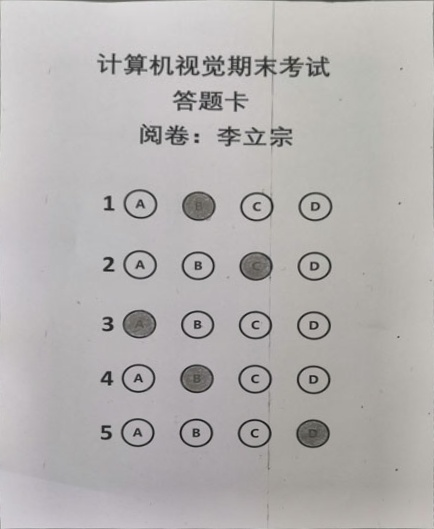
#> input picture code_40/06answer_card_identification/corrected_b.jpg, 434 x 529 px, found by its file name
$ python extract_choice.py
#> lines starting #> are read from the running program, lines starting #| are printed output that depends on the picture; after the words box and inside, x2 and y2 are one past the last pixel; in counts of white or black regions, pixels touching at a corner belong together
#用于提取整张答题卡的选项并按照题目分组
import cv2
import numpy as np

img=cv2.imread('F:/PythonProject/Images_Process/ComputeVersion_40/06answer_card_identification/corrected_b.jpg',1)
#> img is the input picture: shape (529, 434, 3); mean B, G, R 176.8, 177.5, 180.4
cv2.imshow('original',img)
# 图像预处理
gray=cv2.cvtColor(img,cv2.COLOR_BGR2GRAY)
# gaussian=cv2.GaussianBlur(gray,(5,5),0)
ret,binary=cv2.threshold(gray,0,255,cv2.THRESH_BINARY_INV|cv2.THRESH_OTSU)
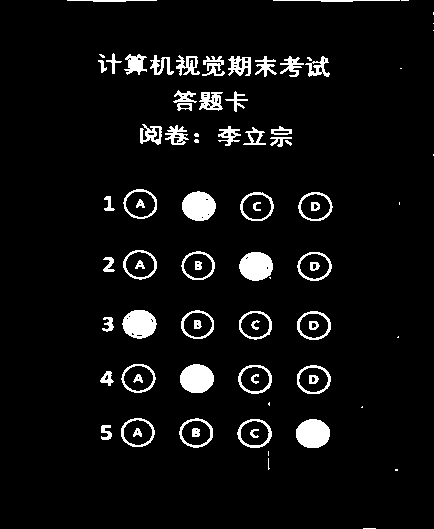
#> binary: shape (529, 434); 5.7% white; 82 white regions (19 under 20 px)
#> ret = 137
cnts,h=cv2.findContours(binary,cv2.RETR_EXTERNAL,cv2.CHAIN_APPROX_SIMPLE)
#> cnts = 67 contours, 20 with area under 20; largest, box (x1, y1, x2, y2) and area: (123, 189, 157, 219) 754, (237, 419, 272, 448) 748, (297, 365, 331, 394) 748, (298, 192, 333, 221) 746, (296, 419, 330, 448) 745; h = 67 rows, first 6: [1, -1, -1, -1], [2, 0, -1, -1], [3, 1, -1, -1], [4, 2, -1, -1], [5, 3, -1, -1], [6, 4, -1, -1]
print('共找到',len(cnts),'个轮廓')
#| 共找到 67 个轮廓
options=[]
image=img.copy()
sorted_img=img.copy()
for (i,ci) in enumerate(cnts):
    x,y,w,h=cv2.boundingRect(ci)#获取轮廓的矩形包围框
    ar=w/float(h) #计算纵横比，w宽度，h高度
    if  w>=25 and h >=25 and ar>=0.6 and ar<=1.3:
        options.append(ci)
        cv2.putText(image,str(i),(x-1,y-5),cv2.FONT_HERSHEY_PLAIN,1,(255,0,0),1)
#> this loop made 67 passes
#> (x, y, w, h, ar) on passes 5, 6, 7, 8, 9, 12, 13, 14, 15, 16, 18, 19: (101, 425, 11, 15, 0.733), (296, 419, 34, 29, 1.17), (237, 419, 35, 29, 1.21), (179, 418, 34, 30, 1.13), (121, 418, 34, 29, 1.17), (100, 371, 14, 15, 0.933), (297, 365, 34, 29, 1.17), (238, 365, 34, 29, 1.17), (180, 364, 34, 29, 1.17), (121, 364, 35, 29, 1.21), (102, 317, 12, 15, 0.8), (297, 311, 34, 29, 1.17)
#> (ci, x, y, w, h, ar) on passes 1, 2, 3, 4, 10, 11: ([[363, 528], [375, 528]], 363, 528, 13, 1, 13), ([[395, 469], [395, 470], [397, 470], [397, 469]], 395, 469, 3, 2, 1.5), ([[268, 458], [268, 469], [269, 468], [268, 467]], 268, 458, 2, 12, 0.167), ([[268, 451], [268, 455]], 268, 451, 1, 5, 0.2), ([[362, 406], [361, 407], [362, 407]], 361, 406, 2, 2, 1), ([[269, 402], [268, 403], [268, 404], [269, 405]], 268, 402, 2, 4, 0.5)
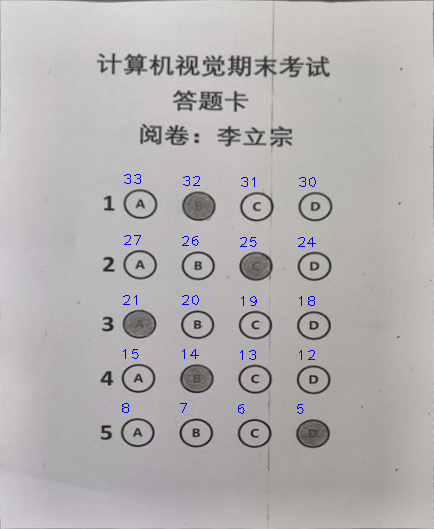
#> image: shape (529, 434, 3); 0.32% of pixels changed, all inside (x1, y1, x2, y2) = (122, 174, 316, 414)
#> after the loop, options = 20 contours; largest, box (x1, y1, x2, y2) and area: (123, 189, 157, 219) 754, (237, 419, 272, 448) 748, (297, 365, 331, 394) 748, (298, 192, 333, 221) 746, (296, 419, 330, 448) 745
print('共找到',len(options),'个符合条件的轮廓')
#| 共找到 20 个符合条件的轮廓
cv2.drawContours(image,options,-1,(0,0,255),1)
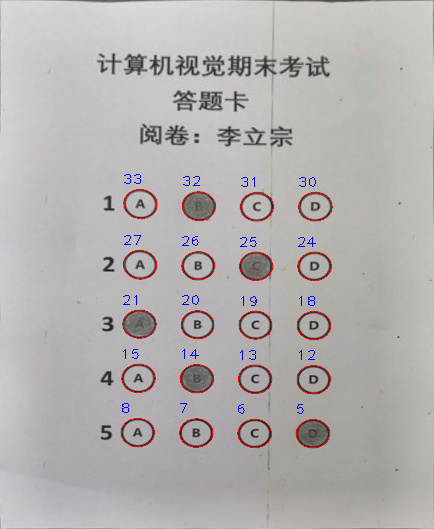
#> image: shape (529, 434, 3); 0.77% of pixels changed, all inside (x1, y1, x2, y2) = (121, 189, 333, 448)
cv2.imshow('random_image',image)#选项无序时的图像
#将选项按照从上到下、从左到右的排序
boundingBoxes=[cv2.boundingRect(c) for c in options]
#> boundingBoxes = 20 items, first 6: (296, 419, 34, 29), (237, 419, 35, 29), (179, 418, 34, 30), (121, 418, 34, 29), (297, 365, 34, 29), (238, 365, 34, 29)
(options,boundingBoxes)=zip(*sorted(zip(options,boundingBoxes),key=lambda b:b[1][1],reverse=False))#从上到下排序
#> options = 20 contours; largest, box (x1, y1, x2, y2) and area: (123, 189, 157, 219) 754, (237, 419, 272, 448) 748, (297, 365, 331, 394) 748, (298, 192, 333, 221) 746, (297, 252, 332, 281) 745; boundingBoxes = 20 items, first 6: (123, 189, 34, 30), (182, 191, 34, 30), (298, 192, 35, 29), (240, 192, 34, 29), (123, 250, 34, 30), (181, 251, 34, 29)
for (tn,i) in enumerate(np.arange(0,len(options),4)):
    boundingBox=[cv2.boundingRect(c) for c in options[i:i+4]]
    (cnt,boundingBox)=zip(*sorted(zip(options[i:i+4],boundingBox),key=lambda b:b[1][0],reverse=False))#从左到右排序
    mask=np.zeros(shape=img.shape,dtype=np.uint8)
    for (n,ni) in enumerate(cnt):
        x,y,w,h=cv2.boundingRect(ni)
        cv2.putText(sorted_img,str(n+i),(x-1,y-5),cv2.FONT_HERSHEY_PLAIN,1,(255,0,0),1)
        cv2.drawContours(mask,[ni],-1,(255,255,255),-1)
        cv2.putText(mask,str(n),(x-1,y-5),cv2.FONT_HERSHEY_PLAIN,2,(0,255,0),2)
    cv2.imshow('mask'+str(tn),mask)
#> this loop made 5 passes
#> i on passes 1 to 5: 0, 4, 8, 12, 16
#> pass 1, `cv2.imshow('mask'+str(tn),mask)`:
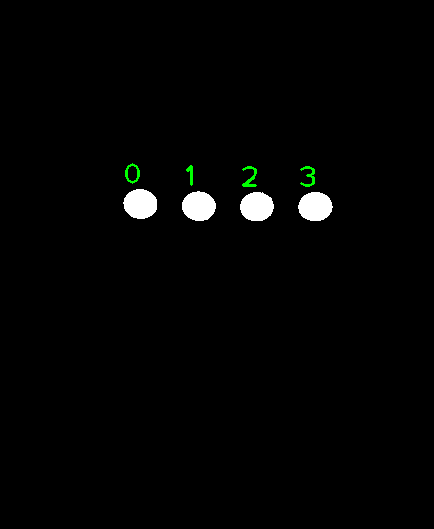
#> window 'mask0': shape (529, 434, 3); mean B, G, R 3.5, 4, 3.5
#> pass 2, `cv2.imshow('mask'+str(tn),mask)`:
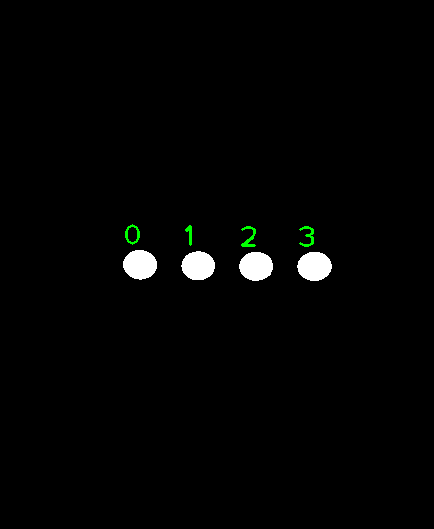
#> window 'mask1': shape (529, 434, 3); mean B, G, R 3.5, 4, 3.5
#> after the loop:
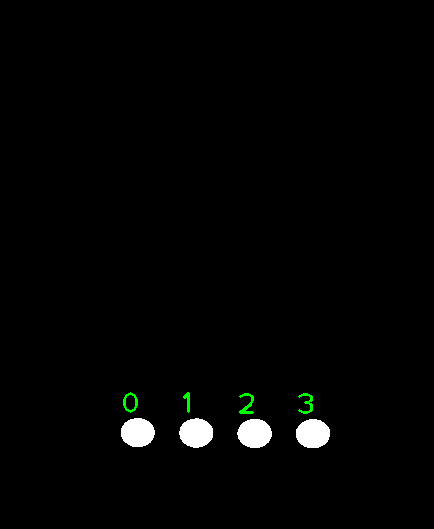
#> mask: shape (529, 434, 3); mean B, G, R 3.5, 4, 3.5
#> after the loop:
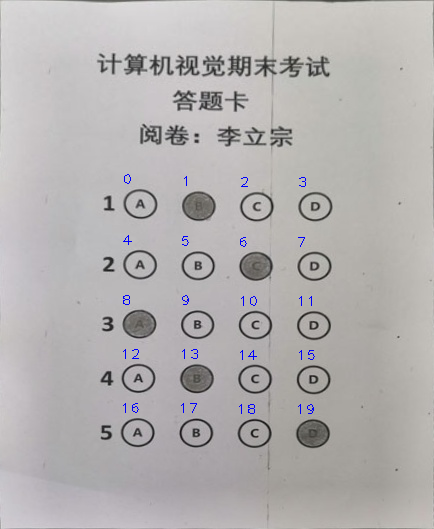
#> sorted_img: shape (529, 434, 3); 0.24% of pixels changed, all inside (x1, y1, x2, y2) = (123, 174, 315, 414)
cv2.imshow("sorted_image",sorted_img)
cv2.waitKey()
cv2.destroyAllWindows()
